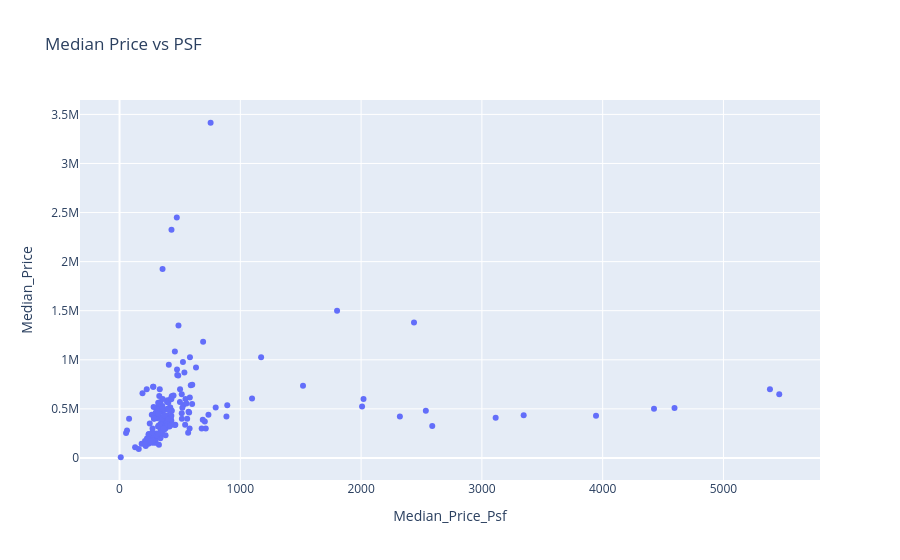

Notebook source saved alongside this figure:
### Code cell
import matplotlib.pyplot as plt
import seaborn as sns
import plotly.express as px

subset = shah_alam[['Median_Price_Psf','Median_Price','Filed_Transactions']]
fig = sns.heatmap(subset.corr(), cmap = 'viridis', fmt = '.2f', annot = True)

plt.figure(figsize=(10, 5))
sns.histplot(shah_alam['Median_Price'], bins=50, kde=True)
plt.title('Distribution of Median Price')
plt.xlabel('Median Price')
plt.ylabel('Frequency')
plt.show()


px.scatter(shah_alam, x='Median_Price_Psf', y='Median_Price', 
           labels=dict(x="Price per Square Foot", y="Median Price"),
           title='Median Price vs PSF')

### Figure 1 — Plotly figure (JSON) as saved in the notebook; plotly's stock layout.template omitted (floating-point values rounded to 4 significant figures; data arrays with more than 128 entries replaced by an {"elided": "..."} marker saying what was removed)
{"data": [{"hovertemplate": "Median_Price_Psf=%{x}<br>Median_Price=%{y}<extra></extra>", "legendgroup": "", "marker": {"color": "#636efa", "symbol": "circle"}, "mode": "markers", "name": "", "orientation": "v", "showlegend": false, "type": "scatter", "x": {"elided": "198 int values"}, "xaxis": "x", "y": {"elided": "198 int values"}, "yaxis": "y"}], "layout": {"legend": {"tracegroupgap": 0}, "title": {"text": "Median Price vs PSF"}, "xaxis": {"anchor": "y", "domain": [0, 1], "title": {"text": "Median_Price_Psf"}}, "yaxis": {"anchor": "x", "domain": [0, 1], "title": {"text": "Median_Price"}}}}
